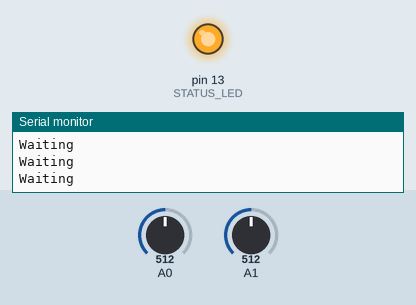
Simulated run of this sketch. Board: Arduino Uno, built with avr-gcc and run on an emulated ATmega328P. Parts: output pins drawn as LEDs (lit = HIGH), the last lines printed to the serial monitor. The inputs (shaded band) are chosen by the test bench; at power-on: A0 = 512, A1 = 512. EEPROM starts erased.

Above: at 0.1 s.
At 3.1 s:
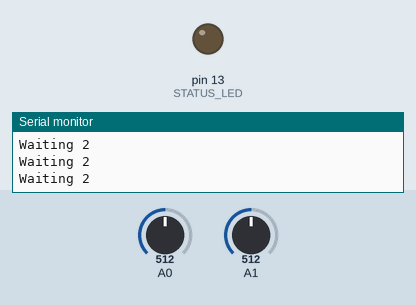
Timing chart, 0 to 6.6 s (numbered marks = the images above):
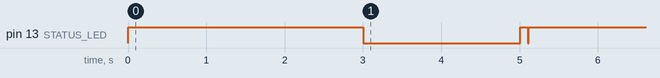

Measured:
- by itself, pin 13 (STATUS_LED): HIGH → LOW at 3.0 s, → HIGH 2.0 s later, → LOW 0.10 s later, → HIGH 0.01 s later

The sketch:

Sensor_Calibration.ino
```cpp
// Sensor Calibration data is stored in EEPROM. This program determines what ADC value is the threshold between the floor and the black tape.

// Reset the Arduino and place one sensor over the tape and one over the floor. The LED will turn off to indicate data collection is about to begin, then flash at ~20Hz to indicate data collection. Finally, the LED will turn solid to show that data collection is done.

#include <EEPROM.h>


byte sensor_value;

const int dataLength = 400;

int sensor_data[2][dataLength];
int dataIndex = 0;

const byte STATUS_LED = 13;

unsigned long initialTime;

byte address = 0;

boolean done = false;


void setup() {

 //turn on LED
 pinMode(STATUS_LED, OUTPUT);
 digitalWrite(STATUS_LED, HIGH);

 Serial.begin(9600);

 initialTime = millis();
}

void loop() {
  // Wait 3 seconds
  if (millis()-initialTime < 3000){
    Serial.println("Waiting");
  }
  // Turn off the status LED and wait 2 seconds
  else if (millis()-initialTime < 5000){
     digitalWrite(STATUS_LED, LOW);
     Serial.println("Waiting 2");

  }
  //Collect data
  else if(!done){
      done = getData();
  }
  //Turn LED on to indicate finish
  else {
    digitalWrite(STATUS_LED, HIGH);
  }
}


bool getData(){
  if (dataIndex < dataLength){
    // flash LED at 20Hz to show data collection
    if (millis()%200 < 100)  digitalWrite(STATUS_LED, HIGH);
    else  digitalWrite(STATUS_LED, LOW);

    //collect data
    sensor_data[0][dataIndex] = analogRead(A0);
    sensor_data[1][dataIndex] = analogRead(A1);
    dataIndex++;
    return false;
    delay(20);

  }
  else {

    // take the average of all of the data, then avaeage the two results and divide it by 4 to save in EEPROM
    long sum = 0;
    for (int i = 0; i < dataLength; i ++){
      sum += sensor_data[0][i];

    }
    int sensor1 = sum/dataLength;


    sum = 0;
    for (int i = 0; i < dataLength; i ++){
      sum += sensor_data[1][i];
    }
    int sensor2 = sum/dataLength;

    sensor_value = (sensor1+sensor2)/8;
    EEPROM.write(address, sensor_value);
    Serial.print(sensor_value);
    return true;
  }
}
```
